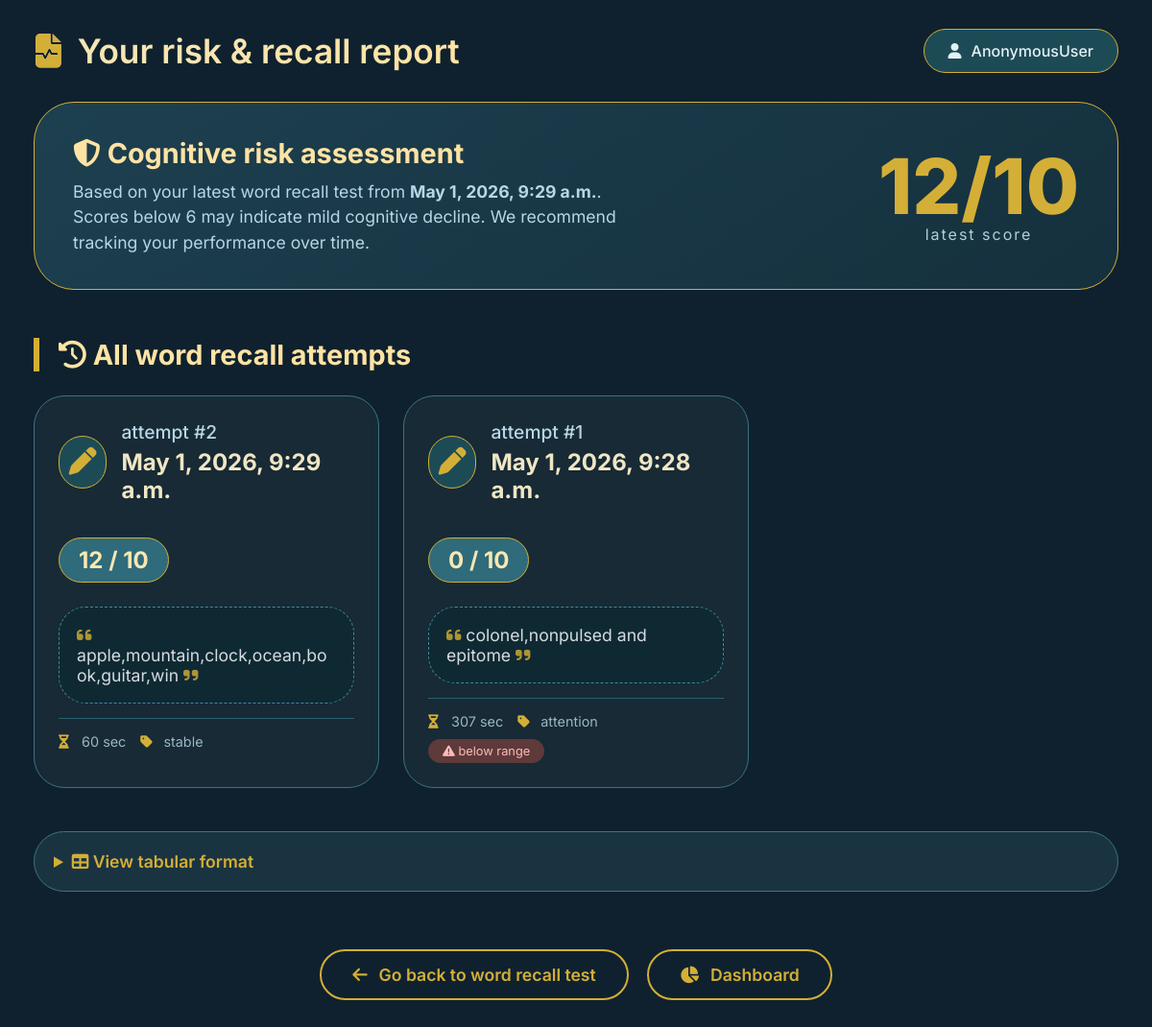
Screenshot of /result_page/ (signed in) with the database file from the repository.
### app/models.py (models this page shows)
class WordRecallResult(models.Model):
    user = models.ForeignKey(User, on_delete=models.CASCADE)
    age_group = models.CharField(max_length=50)
    recalled_words = models.TextField()
    score = models.IntegerField(default=0)
    status = models.CharField(max_length=20, choices=[('Completed', 'Completed'), ('Incomplete', 'Incomplete')], default='Incomplete')
    date_attempted = models.DateTimeField(auto_now_add=True)
    time_taken = models.IntegerField(default=0)

### app/views.py (the view, shortened to what this page needs)
# urls.py: path('result_page/', views.result_page, name='result_page'),
def result_page(request):
    user_id = request.session.get('user_id')
    if not user_id:
        return redirect('user_login')
    user = User.objects.get(id=user_id)
    age_group = request.session.get('age_group')
    results = WordRecallResult.objects.filter(user=user, status='Completed').order_by('-date_attempted')
    context = {
        'results': results,
        'age_group': age_group,
    }
    return render(request, 'user/result_page.html', context)

### app/templates/user/result_page.html (shortened to what this page needs)
<!DOCTYPE html>
<html lang="en">
<head>
    <link rel="stylesheet" href="https://cdnjs.cloudflare.com/ajax/libs/font-awesome/6.4.0/css/all.min.css">
</head>
<body>
<div class="main-content">
    <div class="page-header">
        <h1><i class="fas fa-file-medical-alt" style="color: #d4af37;"></i> Your risk & recall report</h1>
        <div class="user-badge">
            <i class="fas fa-user"></i>  {{ request.user|default:"Participant" }}
        </div>
    </div>
    {% if results %}
        {% with latest=results.0 %}
        <div class="risk-gauge">
            <div class="risk-text">
                <h2><i class="fas fa-shield-alt"></i> Cognitive risk assessment</h2>
                <p>Based on your latest word recall test from <strong>{{ latest.date_attempted }}</strong>.
                Scores below 6 may indicate mild cognitive decline. We recommend tracking your performance over time.</p>
            </div>
            <div class="risk-score">
                <div class="risk-number">{{ latest.score }}/10</div>
                <div class="risk-label">latest score</div>
            </div>
        </div>
        {% endwith %}
    {% endif %}
    <h2 class="section-title"><i class="fas fa-history"></i> All word recall attempts</h2>
    {% if results %}
        <div class="results-grid">
            {% for result in results %}
            <div class="result-card">
                <div class="card-header">
                    <div class="card-icon">
                        <i class="fas fa-pen"></i>
                    </div>
                    <h3>
                        attempt #{{ forloop.revcounter }}
                        <strong>{{ result.date_attempted }}</strong>
                    </h3>
                </div>
                <div class="score-badge">
                    {{ result.score }} / 10
                </div>
                <div class="recall-words">
                    <p><i class="fas fa-quote-left" style="color: #d4af37; opacity: 0.8;"></i>
                    {{ result.recalled_words|default:"— no words recorded —" }}
                    <i class="fas fa-quote-right" style="color: #d4af37; opacity: 0.8;"></i></p>
                </div>
                <div class="meta-info">
                    <span><i class="fas fa-hourglass-half"></i> {{ result.time_taken }} sec</span>
                    <span><i class="fas fa-tag"></i>
                        {% if result.score >= 8 %} stable
                        {% elif result.score >= 5 %} mild
                        {% else %} attention
                        {% endif %}
                    </span>
                </div>
                {% if result.score < 5 %}
                <div style="margin-top: 10px; background: #5e3a3a; border-radius: 30px; padding: 5px 15px; color: #ffbaba; display: inline-block; font-size: 0.8rem;">
                    <i class="fas fa-exclamation-triangle"></i> below range
                </div>
                {% endif %}
            </div>
            {% endfor %}
        </div>
        <details style="margin: 35px 0; background: #1a3340; padding: 20px; border-radius: 32px; border: 1px solid #3d7382;">
            <summary style="color: #d4af37; font-weight: 600; cursor: pointer; font-size: 1.1rem;">
                <i class="fas fa-table"></i> View tabular format
            </summary>
        </details>
    {% endif %}
    <div style="text-align: center; margin: 40px 0 20px;">
        <a href="{% url 'attempt_test' %}" class="btn-back">
            <i class="fas fa-arrow-left"></i> Go back to word recall test
        </a>
        <a href="{% url 'user_dashboard' %}" class="btn-back" style="margin-left: 15px;">
            <i class="fas fa-chart-pie"></i> Dashboard
        </a>
    </div>
</div>
</body>
</html>

### app/templates/user/result_page.html (style rules this page uses)
* { margin: 0; padding: 0; box-sizing: border-box; font-family: 'Inter', sans-serif; }
body { background: #0f212e; min-height: 100vh; display: flex; flex-direction: column; color: #e5f0f5; }
.main-content { padding: 30px 35px; max-width: 1400px; margin: 0 auto; width: 100%; }
.page-header { display: flex; justify-content: space-between; align-items: center; margin-bottom: 30px; flex-wrap: wrap; gap: 20px; }
.page-header h1 { font-size: 2.2rem; font-weight: 600; background: linear-gradient(145deg, #f5e6b8, #ffe3a4); -webkit-background-clip: text; background-clip: text; color: transparent; display: flex; align-items: center; gap: 15px; }
.user-badge { background: #1d4b55; padding: 12px 25px; border-radius: 40px; border: 1px solid #d4af37; font-weight: 500; display: flex; align-items: center; gap: 10px; }
.risk-gauge { background: linear-gradient(145deg, #1d4050, #15303d); border: 1px solid #d4af37; border-radius: 42px; padding: 35px 40px; margin: 30px 0 40px; display: flex; align-items: center; justify-content: space-between; flex-wrap: wrap; gap: 30px; }
.risk-text h2 { font-size: 1.8rem; color: #ffe3a4; margin-bottom: 10px; }
.risk-text p { color: #b8d6e5; max-width: 600px; font-size: 1.1rem; line-height: 1.5; }
.risk-score { text-align: center; }
.risk-number { font-size: 5rem; font-weight: 800; color: #d4af37; line-height: 1; }
.risk-label { color: #b0cedc; letter-spacing: 2px; }
.section-title { font-size: 1.8rem; margin: 50px 0 25px; color: #ffe3a4; border-left: 6px solid #d4af37; padding-left: 20px; }
.results-grid { display: grid; grid-template-columns: repeat(auto-fill, minmax(340px, 1fr)); gap: 25px; margin-bottom: 45px; }
.result-card { background: rgba(25, 45, 55, 0.8); backdrop-filter: blur(6px); border: 1px solid #3d7382; border-radius: 32px; padding: 25px; transition: 0.2s; position: relative; overflow: hidden; }
.card-header { display: flex; align-items: center; gap: 15px; margin-bottom: 20px; }
.card-icon { background: #1d4b55; width: 55px; height: 55px; border-radius: 30px; display: flex; align-items: center; justify-content: center; font-size: 1.8rem; color: #d4af37; border: 1px solid #d4af37; }
.card-header h3 { font-size: 1.2rem; font-weight: 500; color: #b8d6e5; }
.card-header h3 strong { display: block; font-size: 1.5rem; color: #f0e6c5; margin-top: 5px; }
.score-badge { display: inline-block; background: #2f6b7a; padding: 8px 20px; border-radius: 40px; font-weight: 700; font-size: 1.5rem; color: #f9e7b3; border: 1px solid #d4af37; margin: 15px 0 10px; }
.recall-words { background: #0f2933; border-radius: 28px; padding: 18px; margin: 15px 0; border: 1px dashed #3d8b9c; }
.recall-words p { color: #d4dce0; font-size: 1.1rem; word-break: break-word; }
.meta-info { display: flex; gap: 15px; color: #99b8c5; font-size: 0.9rem; border-top: 1px solid #2a5f6e; padding-top: 15px; margin-top: 10px; }
.meta-info i { color: #d4af37; width: 20px; }
.btn-back { display: inline-flex; align-items: center; gap: 12px; background: transparent; border: 2px solid #d4af37; color: #d4af37; padding: 14px 32px; border-radius: 60px; font-weight: 600; text-decoration: none; transition: 0.2s; margin: 20px 0 30px; font-size: 1.1rem; }

### rows the page displays
WordRecallResult: date_attempted "May 1, 2026, 9:29 a.m.", score "12", recalled_words "apple,mountain,clock,ocean,book,guitar,win", time_taken "60", shows "stable"
WordRecallResult: date_attempted "May 1, 2026, 9:28 a.m.", score "0", recalled_words "colonel,nonpulsed and epitome", time_taken "307", shows "attention", shows "below range"

### other values shown
{{ request.user|default:"Participant" }} "AnonymousUser"
